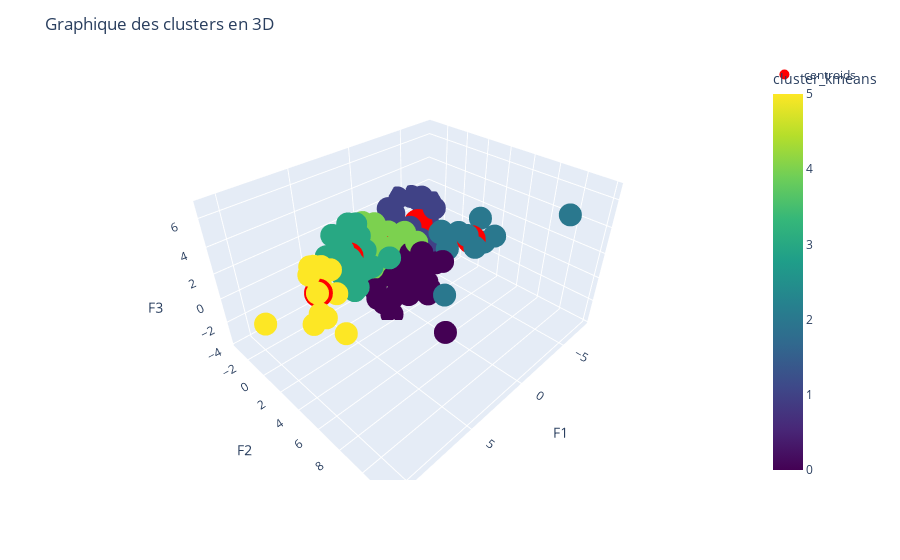

Write notebook code for a chart like this one.
### Code cell
import plotly.graph_objects as go

fig = px.scatter_3d(df, x='F1', y='F2', z='F3', color='cluster_kmeans', color_continuous_scale='Viridis')

# Ajouter les centroïdes au graphique
fig.add_trace(go.Scatter3d(x=centroids[:, 0], y=centroids[:, 1], z=centroids[:, 2], 
                           mode='markers',
                           marker=dict(size=10, color='red'), 
                           name='centroids'))

fig.update_layout(title='Graphique des clusters en 3D')
fig.show()

### Figure 1 — Plotly figure (JSON) as saved in the notebook; plotly's stock layout.template omitted (floating-point values rounded to 4 significant figures; data arrays with more than 128 entries replaced by an {"elided": "..."} marker saying what was removed)
{"data": [{"hovertemplate": "F1=%{x}<br>F2=%{y}<br>F3=%{z}<br>cluster_kmeans=%{marker.color}<extra></extra>", "legendgroup": "", "marker": {"color": {"elided": "163 int values"}, "coloraxis": "coloraxis", "symbol": "circle"}, "mode": "markers", "name": "", "scene": "scene", "showlegend": false, "type": "scatter3d", "x": {"elided": "163 float values"}, "y": {"elided": "163 float values"}, "z": {"elided": "163 float values"}}, {"marker": {"color": "red", "size": 10}, "mode": "markers", "name": "centroids", "type": "scatter3d", "x": [-0.4555, -4.618, -2.598, 2.907, -0.3168, 6.504], "y": [1.819, -1.655, 5.394, -1.081, -0.8624, 0.08346], "z": [-1.55, 0.1057, 2.551, 0.6955, -0.1407, 0.04912]}], "layout": {"coloraxis": {"colorbar": {"title": {"text": "cluster_kmeans"}}, "colorscale": [[0, "#440154"], [0.1111, "#482878"], [0.2222, "#3e4989"], [0.3333, "#31688e"], [0.4444, "#26828e"], [0.5556, "#1f9e89"], [0.6667, "#35b779"], [0.7778, "#6ece58"], [0.8889, "#b5de2b"], [1, "#fde725"]]}, "legend": {"tracegroupgap": 0}, "margin": {"t": 60}, "scene": {"domain": {"x": [0, 1], "y": [0, 1]}, "xaxis": {"title": {"text": "F1"}}, "yaxis": {"title": {"text": "F2"}}, "zaxis": {"title": {"text": "F3"}}}, "title": {"text": "Graphique des clusters en 3D"}}}
